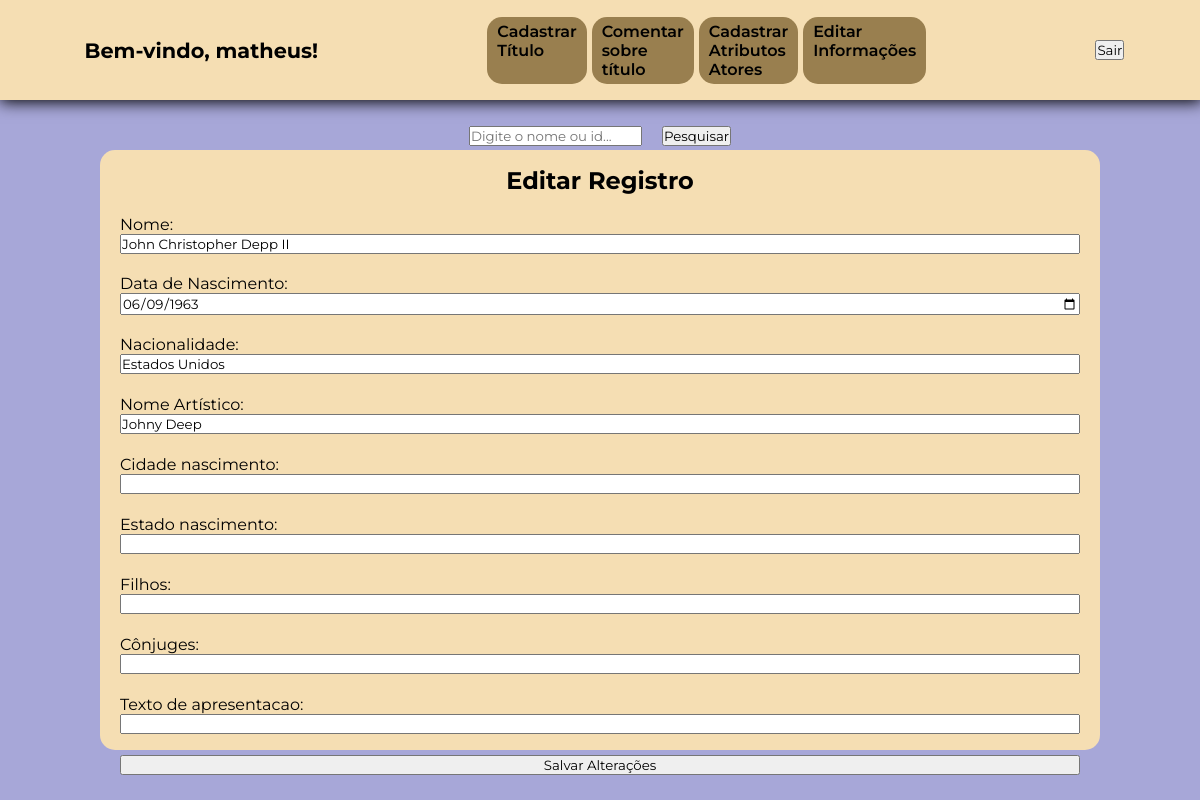
The app's page /php/cadastro/editarInformacoes.php?editar=1 (signed in) with its own data.
### tables this page shows
CREATE TABLE `atores` (
  `id` int(11) NOT NULL,
  `nome` varchar(30) NOT NULL,
  `nascimento` date NOT NULL,
  `falecimento` date NOT NULL,
  `nacionalidade` varchar(30) NOT NULL,
  `nome_artistico` varchar(30) DEFAULT NULL,
  `cidade_nascimento` varchar(30) DEFAULT NULL,
  `estado_nascimento` varchar(30) DEFAULT NULL,
  `filhos` text DEFAULT NULL,
  `conjuges` text DEFAULT NULL,
  `txt_apresentacao` text DEFAULT NULL
);

### php/cadastro/editarInformacoes.php (the view, shortened to what this page needs)
<?php
   require_once '../DB/conexaoDB.php';
?>
<!DOCTYPE html>
<html lang="pt-BR">
<head>
    <link rel="stylesheet" href="../../style/styleCadastroTitulo.css">
</head>
<body>
    <header>
        <?php include 'headerCadastro.php'; ?>
    </header>
    <main>
        <div class="card">
            <form class="pesquisa" method="GET" action="">
                <input type="text" name="busca" placeholder="Digite o nome ou id..." value="<?php echo isset($_GET['busca']) ? htmlspecialchars($_GET['busca']) : ''; ?>">
                <button type="submit">Pesquisar</button>
            </form>
            <h2>Editar Registro</h2>
            <?php
            $id =
            $nome =
            $nascimento =
            $nacionalidade =
            $nomeArtistico =
            $cidadeNascimento =
            $estadoNascimento =
            $filhos =
            $conjuges =
            $txtApresentacao = '';
            if (isset($_GET['editar'])) {
                $idSelecionado = intval($_GET['editar']);
                try {
                    $sql = "SELECT id,
                    nome,
                    nascimento,
                    nacionalidade,
                    nome_artistico,
                    cidade_nascimento,
                    estado_nascimento,
                    filhos,
                    conjuges,
                    txt_apresentacao FROM atores WHERE id = :id";
                    $stmt = $pdo->prepare($sql);
                    $stmt->bindValue(':id', $idSelecionado, PDO::PARAM_INT);
                    $stmt->execute();
                    $registro = $stmt->fetch(PDO::FETCH_ASSOC);
                    if ($registro) {
                        $id                     = $registro['id'];
                        $nome                   = $registro['nome'];
                        $nascimento             = $registro['nascimento'];
                        $nacionalidade          = $registro['nacionalidade'];
                        $nomeArtistico          = $registro['nome_artistico'];
                        $cidadeNascimento       = $registro['cidade_nascimento'];
                        $estadoNascimento       = $registro['estado_nascimento'];
                        $filhos                 = $registro['filhos'];
                        $conjuges               = $registro['conjuges'];
                        $txtApresentacao        = $registro['txt_apresentacao'];
                    } else {
                        echo "<p style='color: red;'>Registro não encontrado.</p>";
                    }
                } catch (PDOException $e) {
                    echo "Erro ao carregar registro para edição: " . $e->getMessage();
                }
            }
            ?>
            <?php if ($id): ?>
                <form class="informacoes" method="POST" action="">
                    <div class="label-input">
                        <label for="nome">Nome:</label>
                        <input type="text" id="nome" name="nome" value="<?php echo htmlspecialchars($nome); ?>">
                    </div>
                    <div class="label-input">
                        <label for="nascimento">Data de Nascimento:</label>
                        <input type="date" id="nascimento" name="nascimento" value="<?php echo htmlspecialchars($nascimento); ?>">
                    </div>
                    <div class="label-input">
                        <label for="nacionalidade">Nacionalidade:</label>
                        <input type="text" id="nacionalidade" name="nacionalidade" value="<?php echo htmlspecialchars($nacionalidade); ?>">
                    </div>
                    <div class="label-input">
                        <label for="nome_artistico">Nome Artístico:</label>
                        <input type="text" id="nome_artistico" name="nome_artistico" value="<?php echo htmlspecialchars($nomeArtistico); ?>">
                    </div>
                    <div class="label-input">
                        <label for="cidade_nascimento">Cidade nascimento:</label>
                        <input type="text" id="cidade_nascimento" name="cidade_nascimento" value="<?php echo htmlspecialchars($cidadeNascimento); ?>">
                    </div>
                    <div class="label-input">
                        <label for="estado_nascimento">Estado nascimento:</label>
                        <input type="text" id="estado_nascimento" name="estado_nascimento" value="<?php echo htmlspecialchars($estadoNascimento); ?>">
                    </div>
                    <div class="label-input">
                        <label for="filhos">Filhos:</label>
                        <input type="text" id="filhos" name="filhos" value="<?php echo htmlspecialchars($filhos); ?>">
                    </div>
                    <div class="label-input">
                        <label for="conjuges">Cônjuges:</label>
                        <input type="text" id="conjuges" name="conjuges" value="<?php echo htmlspecialchars($conjuges); ?>">
                    </div>
                    <div class="label-input">
                        <label for="txt_apresentacao">Texto de apresentacao:</label>
                        <input type="text" id="txt_apresentacao" name="txt_apresentacao" value="<?php echo htmlspecialchars($txtApresentacao); ?>">
                    </div>
                    <button type="submit">Salvar Alterações</button>
                </form>
            <?php endif; ?>
        </div>
    </main>
</body>
</html>

### style/styleCadastroTitulo.css (style rules this page uses)
:root { --cor-do-card:wheat ; --cor-body: rgb(167, 167, 216); --cor-btn-menu: rgb(153, 127, 79); --fonte-principal: "Montserrat", serif; }
* { margin: 0; padding: 0; font-family: var(--fonte-principal); }
body { width: 100vw; height: 700px; background-color: var(--cor-body); }
header, main, .card { display: flex; align-items: center; }
header { width: 100%; height: 100px; background-color: var(--cor-do-card); justify-content: space-around; box-shadow: 1px 1px 15px 1px black; }
main { width: 100%; height: 100%; justify-content: center; }
.card { width: 80%; height: 80%; padding: 20px 20px; background-color: var(--cor-do-card); border-radius: 15px; display: flex; flex-direction: column; justify-content: center; gap: 20px; }
form { display: flex; gap:20px; }
form { width: 100%; height: 100%; }
.label-input { display: flex; flex-direction: column; height: 50px; }

### php/cadastro/editarInformacoes.php (style rules this page uses)
.pesquisa { width: 100%; height: 50px; display: flex; align-items: center; justify-content: center; }
.informacoes { display: flex; flex-direction: column; }

### records on screen
atores: nome "John Christopher Depp II", nascimento "06/09/1963", nacionalidade "Estados Unidos", nome_artistico "Johny Deep"

### other values on screen
$_SESSION['username'] "matheus"
